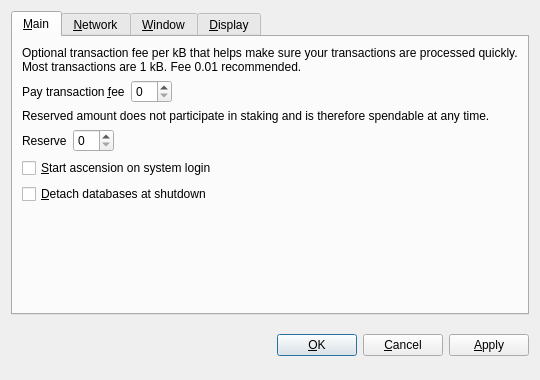
<?xml version="1.0" encoding="UTF-8"?>
<ui version="4.0">
 <class>OptionsDialog</class>
 <widget class="QDialog" name="OptionsDialog">
  <property name="geometry">
   <rect>
    <x>0</x>
    <y>0</y>
    <width>540</width>
    <height>380</height>
   </rect>
  </property>
  <property name="windowTitle">
   <string>Options</string>
  </property>
  <property name="modal">
   <bool>true</bool>
  </property>
  <layout class="QVBoxLayout" name="verticalLayout">
   <item>
    <widget class="QTabWidget" name="tabWidget">
     <property name="tabPosition">
      <enum>QTabWidget::North</enum>
     </property>
     <property name="currentIndex">
      <number>0</number>
     </property>
     <widget class="QWidget" name="tabMain">
      <attribute name="title">
       <string>&amp;Main</string>
      </attribute>
      <layout class="QVBoxLayout" name="verticalLayout_Main">
       <item>
        <widget class="QLabel" name="transactionFeeInfoLabel">
         <property name="text">
          <string>Optional transaction fee per kB that helps make sure your transactions are processed quickly. Most transactions are 1 kB. Fee 0.01 recommended.</string>
         </property>
         <property name="textFormat">
          <enum>Qt::PlainText</enum>
         </property>
         <property name="wordWrap">
          <bool>true</bool>
         </property>
        </widget>
       </item>
       <item>
        <layout class="QHBoxLayout" name="horizontalLayoutFee">
         <item>
          <widget class="QLabel" name="transactionFeeLabel">
           <property name="text">
            <string>Pay transaction &amp;fee</string>
           </property>
           <property name="textFormat">
            <enum>Qt::PlainText</enum>
           </property>
           <property name="buddy">
            <cstring>transactionFee</cstring>
           </property>
          </widget>
         </item>
         <item>
          <widget class="BitcoinAmountField" name="transactionFee"/>
         </item>
         <item>
          <spacer name="horizontalSpacerFee">
           <property name="orientation">
            <enum>Qt::Horizontal</enum>
           </property>
           <property name="sizeHint" stdset="0">
            <size>
             <width>40</width>
             <height>20</height>
            </size>
           </property>
          </spacer>
         </item>
        </layout>
       </item>
       <item>
        <widget class="QLabel" name="reserveBalanceInfoLabel">
         <property name="text">
          <string>Reserved amount does not participate in staking and is therefore spendable at any time.</string>
         </property>
         <property name="textFormat">
          <enum>Qt::PlainText</enum>
         </property>
         <property name="wordWrap">
          <bool>true</bool>
         </property>
        </widget>
       </item>
       <item>
        <layout class="QHBoxLayout" name="horizontalLayoutReserveBalance">
         <item>
          <widget class="QLabel" name="reserveBalanceLabel">
           <property name="text">
            <string>Reserve</string>
           </property>
           <property name="textFormat">
            <enum>Qt::PlainText</enum>
           </property>
           <property name="buddy">
            <cstring>reserveBalance</cstring>
           </property>
          </widget>
         </item>
         <item>
          <widget class="BitcoinAmountField" name="reserveBalance"/>
         </item>
         <item>
          <spacer name="horizontalSpacerReserveBalance">
           <property name="orientation">
            <enum>Qt::Horizontal</enum>
           </property>
           <property name="sizeHint" stdset="0">
            <size>
             <width>40</width>
             <height>20</height>
            </size>
           </property>
          </spacer>
         </item>
        </layout>
       </item>
       <item>
        <widget class="QCheckBox" name="bitcoinAtStartup">
         <property name="toolTip">
          <string>Automatically start ascension after logging in to the system.</string>
         </property>
         <property name="text">
          <string>&amp;Start ascension on system login</string>
         </property>
        </widget>
       </item>
       <item>
        <widget class="QCheckBox" name="detachDatabases">
         <property name="toolTip">
          <string>Detach block and address databases at shutdown. This means they can be moved to another data directory, but it slows down shutdown. The wallet is always detached.</string>
         </property>
         <property name="text">
          <string>&amp;Detach databases at shutdown</string>
         </property>
        </widget>
       </item>
       <item>
        <spacer name="verticalSpacer_Main">
         <property name="orientation">
          <enum>Qt::Vertical</enum>
         </property>
         <property name="sizeHint" stdset="0">
          <size>
           <width>20</width>
           <height>40</height>
          </size>
         </property>
        </spacer>
       </item>
      </layout>
     </widget>
     <widget class="QWidget" name="tabNetwork">
      <attribute name="title">
       <string>&amp;Network</string>
      </attribute>
      <layout class="QVBoxLayout" name="verticalLayout_Network">
       <item>
        <widget class="QCheckBox" name="mapPortUpnp">
         <property name="toolTip">
          <string>Automatically open the ascension client port on the router. This only works when your router supports UPnP and it is enabled.</string>
         </property>
         <property name="text">
          <string>Map port using &amp;UPnP</string>
         </property>
        </widget>
       </item>
       <item>
        <widget class="QCheckBox" name="connectSocks">
         <property name="toolTip">
          <string>Connect to the ascension network through a SOCKS proxy (e.g. when connecting through Tor).</string>
         </property>
         <property name="text">
          <string>&amp;Connect through SOCKS proxy:</string>
         </property>
        </widget>
       </item>
       <item>
        <layout class="QHBoxLayout" name="horizontalLayout_Network">
         <item>
          <widget class="QLabel" name="proxyIpLabel">
           <property name="text">
            <string>Proxy &amp;IP:</string>
           </property>
           <property name="textFormat">
            <enum>Qt::PlainText</enum>
           </property>
           <property name="buddy">
            <cstring>proxyIp</cstring>
           </property>
          </widget>
         </item>
         <item>
          <widget class="QValidatedLineEdit" name="proxyIp">
           <property name="maximumSize">
            <size>
             <width>140</width>
             <height>16777215</height>
            </size>
           </property>
           <property name="toolTip">
            <string>IP address of the proxy (e.g. 127.0.0.1)</string>
           </property>
          </widget>
         </item>
         <item>
          <widget class="QLabel" name="proxyPortLabel">
           <property name="text">
            <string>&amp;Port:</string>
           </property>
           <property name="textFormat">
            <enum>Qt::PlainText</enum>
           </property>
           <property name="buddy">
            <cstring>proxyPort</cstring>
           </property>
          </widget>
         </item>
         <item>
          <widget class="QLineEdit" name="proxyPort">
           <property name="maximumSize">
            <size>
             <width>55</width>
             <height>16777215</height>
            </size>
           </property>
           <property name="toolTip">
            <string>Port of the proxy (e.g. 9050)</string>
           </property>
          </widget>
         </item>
         <item>
          <widget class="QLabel" name="socksVersionLabel">
           <property name="text">
            <string>SOCKS &amp;Version:</string>
           </property>
           <property name="textFormat">
            <enum>Qt::PlainText</enum>
           </property>
           <property name="buddy">
            <cstring>socksVersion</cstring>
           </property>
          </widget>
         </item>
         <item>
          <widget class="QValueComboBox" name="socksVersion">
           <property name="toolTip">
            <string>SOCKS version of the proxy (e.g. 5)</string>
           </property>
          </widget>
         </item>
         <item>
          <spacer name="horizontalSpacer_Network">
           <property name="orientation">
            <enum>Qt::Horizontal</enum>
           </property>
           <property name="sizeHint" stdset="0">
            <size>
             <width>40</width>
             <height>20</height>
            </size>
           </property>
          </spacer>
         </item>
        </layout>
       </item>
       <item>
        <spacer name="verticalSpacer_Network">
         <property name="orientation">
          <enum>Qt::Vertical</enum>
         </property>
         <property name="sizeHint" stdset="0">
          <size>
           <width>20</width>
           <height>40</height>
          </size>
         </property>
        </spacer>
       </item>
      </layout>
     </widget>
     <widget class="QWidget" name="tabWindow">
      <attribute name="title">
       <string>&amp;Window</string>
      </attribute>
      <layout class="QVBoxLayout" name="verticalLayout_Window">
       <item>
        <widget class="QCheckBox" name="minimizeToTray">
         <property name="toolTip">
          <string>Show only a tray icon after minimizing the window.</string>
         </property>
         <property name="text">
          <string>&amp;Minimize to the tray instead of the taskbar</string>
         </property>
        </widget>
       </item>
       <item>
        <widget class="QCheckBox" name="minimizeOnClose">
         <property name="toolTip">
          <string>Minimize instead of exit the application when the window is closed. When this option is enabled, the application will be closed only after selecting Quit in the menu.</string>
         </property>
         <property name="text">
          <string>M&amp;inimize on close</string>
         </property>
        </widget>
       </item>
       <item>
        <spacer name="verticalSpacer_Window">
         <property name="orientation">
          <enum>Qt::Vertical</enum>
         </property>
         <property name="sizeHint" stdset="0">
          <size>
           <width>20</width>
           <height>40</height>
          </size>
         </property>
        </spacer>
       </item>
      </layout>
     </widget>
     <widget class="QWidget" name="tabDisplay">
      <attribute name="title">
       <string>&amp;Display</string>
      </attribute>
      <layout class="QVBoxLayout" name="verticalLayout_Display">
       <item>
        <layout class="QHBoxLayout" name="horizontalLayout_1_Display">
         <item>
          <widget class="QLabel" name="langLabel">
           <property name="text">
            <string>User Interface &amp;language:</string>
           </property>
           <property name="textFormat">
            <enum>Qt::PlainText</enum>
           </property>
           <property name="buddy">
            <cstring>lang</cstring>
           </property>
          </widget>
         </item>
         <item>
          <widget class="QValueComboBox" name="lang">
           <property name="toolTip">
            <string>The user interface language can be set here. This setting will take effect after restarting ascension.</string>
           </property>
          </widget>
         </item>
        </layout>
       </item>
       <item>
        <layout class="QHBoxLayout" name="horizontalLayout_2_Display">
         <item>
          <widget class="QLabel" name="unitLabel">
           <property name="text">
            <string>&amp;Unit to show amounts in:</string>
           </property>
           <property name="textFormat">
            <enum>Qt::PlainText</enum>
           </property>
           <property name="buddy">
            <cstring>unit</cstring>
           </property>
          </widget>
         </item>
         <item>
          <widget class="QValueComboBox" name="unit">
           <property name="toolTip">
            <string>Choose the default subdivision unit to show in the interface and when sending coins.</string>
           </property>
          </widget>
         </item>
        </layout>
       </item>
       <item>
        <widget class="QCheckBox" name="displayAddresses">
         <property name="toolTip">
          <string>Whether to show ascension addresses in the transaction list or not.</string>
         </property>
         <property name="text">
          <string>&amp;Display addresses in transaction list</string>
         </property>
        </widget>
       </item>
       <item>
        <widget class="QCheckBox" name="coinControlFeatures">
         <property name="toolTip">
          <string>Whether to show coin control features or not.</string>
         </property>
         <property name="text">
          <string>Display coin &amp;control features (experts only!)</string>
         </property>
        </widget>
       </item>
       <item>
        <spacer name="verticalSpacer_Display">
         <property name="orientation">
          <enum>Qt::Vertical</enum>
         </property>
         <property name="sizeHint" stdset="0">
          <size>
           <width>20</width>
           <height>40</height>
          </size>
         </property>
        </spacer>
       </item>
      </layout>
     </widget>
    </widget>
   </item>
   <item>
    <layout class="QHBoxLayout" name="horizontalLayout_Buttons">
     <item>
      <spacer name="horizontalSpacer_1">
       <property name="orientation">
        <enum>Qt::Horizontal</enum>
       </property>
       <property name="sizeHint" stdset="0">
        <size>
         <width>40</width>
         <height>48</height>
        </size>
       </property>
      </spacer>
     </item>
     <item>
      <widget class="QLabel" name="statusLabel">
       <property name="font">
        <font>
         <weight>50</weight>
         <bold>false</bold>
        </font>
       </property>
       <property name="text">
        <string/>
       </property>
       <property name="textFormat">
        <enum>Qt::PlainText</enum>
       </property>
       <property name="wordWrap">
        <bool>true</bool>
       </property>
      </widget>
     </item>
     <item>
      <spacer name="horizontalSpacer_2">
       <property name="orientation">
        <enum>Qt::Horizontal</enum>
       </property>
       <property name="sizeHint" stdset="0">
        <size>
         <width>40</width>
         <height>48</height>
        </size>
       </property>
      </spacer>
     </item>
     <item>
      <widget class="QPushButton" name="okButton">
       <property name="text">
        <string>&amp;OK</string>
       </property>
      </widget>
     </item>
     <item>
      <widget class="QPushButton" name="cancelButton">
       <property name="text">
        <string>&amp;Cancel</string>
       </property>
       <property name="autoDefault">
        <bool>false</bool>
       </property>
      </widget>
     </item>
     <item>
      <widget class="QPushButton" name="applyButton">
       <property name="text">
        <string>&amp;Apply</string>
       </property>
       <property name="autoDefault">
        <bool>false</bool>
       </property>
      </widget>
     </item>
    </layout>
   </item>
  </layout>
 </widget>
 <customwidgets>
  <customwidget>
   <class>BitcoinAmountField</class>
   <extends>QSpinBox</extends>
   <header>bitcoinamountfield.h</header>
   <container>1</container>
  </customwidget>
  <customwidget>
   <class>QValueComboBox</class>
   <extends>QComboBox</extends>
   <header>qvaluecombobox.h</header>
  </customwidget>
  <customwidget>
   <class>QValidatedLineEdit</class>
   <extends>QLineEdit</extends>
   <header>qvalidatedlineedit.h</header>
  </customwidget>
 </customwidgets>
 <resources/>
 <connections/>
</ui>
